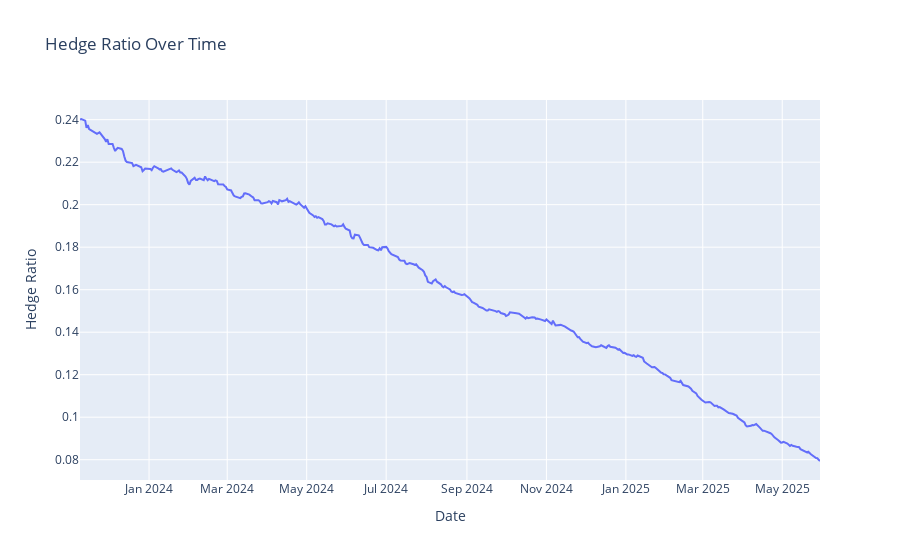
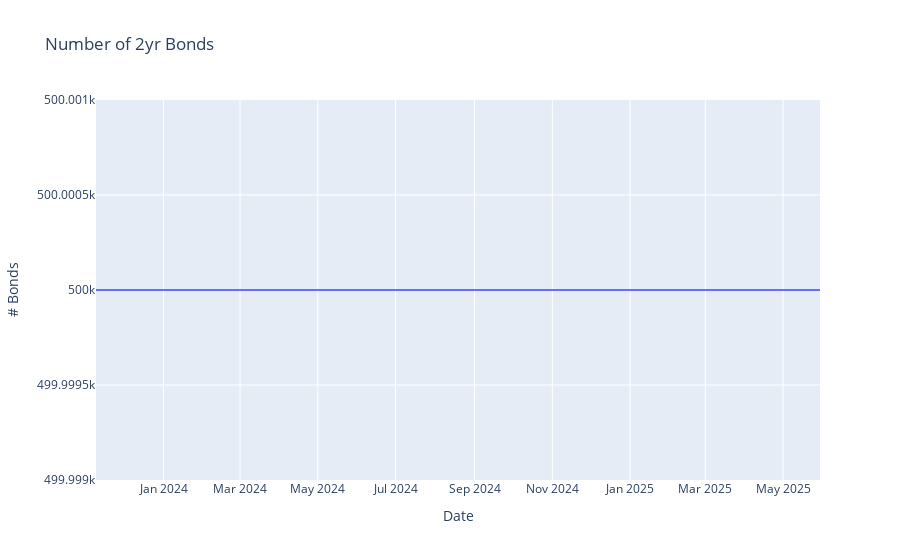
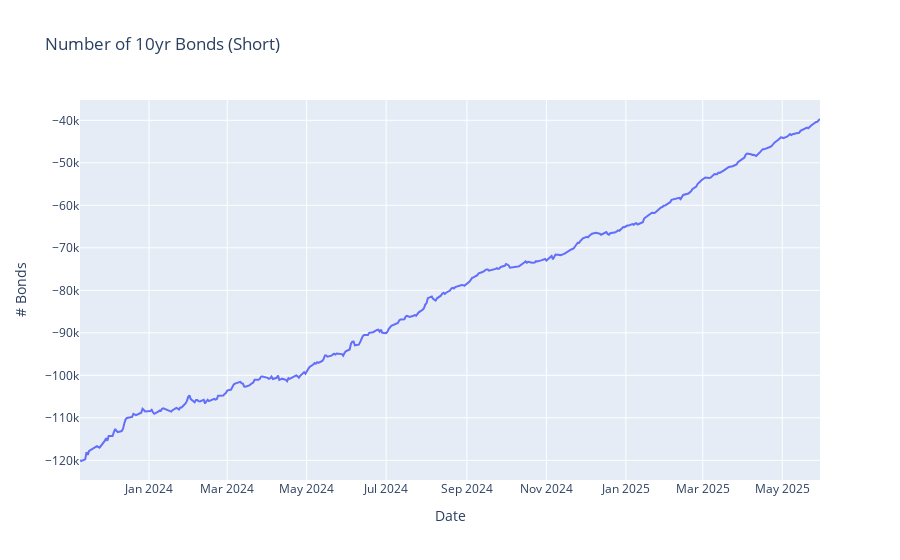

The code cell stored with these charts, in order, in its notebook:
### Markdown cell above
# 1.2

### Code cell
positions = (
    dirty.select("quote date", BOND_2Y, BOND_10Y)
    .rename({BOND_2Y: "p_2y", BOND_10Y: "p_10y"})
    .join(
        duration.select("quote date", BOND_2Y, BOND_10Y)
        .rename({BOND_2Y: "d_2y", BOND_10Y: "d_10y"}),
        on="quote date",
    )
    .with_columns(
        n_2y=pl.lit(NOTIONAL_LONG / FACE_VALUE),
    )
    .with_columns(
        hedge_ratio=(pl.col("d_2y") * pl.col("p_2y")) / (pl.col("d_10y") * pl.col("p_10y")),
    )
    .with_columns(
        n_10y=-pl.col("hedge_ratio") * pl.col("n_2y"),
    )
)

fig = go.Figure()
fig.add_trace(go.Scatter(x=positions["quote date"], y=positions["hedge_ratio"], name="Hedge Ratio"))
fig.update_layout(title="Hedge Ratio Over Time", xaxis_title="Date", yaxis_title="Hedge Ratio")
fig.show()

fig = go.Figure()
fig.add_trace(go.Scatter(x=positions["quote date"], y=positions["n_2y"], name="2yr Bonds"))
fig.update_layout(title="Number of 2yr Bonds", xaxis_title="Date", yaxis_title="# Bonds")
fig.show()

fig = go.Figure()
fig.add_trace(go.Scatter(x=positions["quote date"], y=positions["n_10y"], name="10yr Bonds"))
fig.update_layout(title="Number of 10yr Bonds (Short)", xaxis_title="Date", yaxis_title="# Bonds")
fig.show()

print(positions.tail(1))

### Figure 1 — Plotly figure (JSON) as saved in the notebook; plotly's stock layout.template omitted (floating-point values rounded to 4 significant figures; data arrays with more than 128 entries replaced by an {"elided": "..."} marker saying what was removed)
{"data": [{"name": "Hedge Ratio", "type": "scatter", "x": {"elided": "388 str values"}, "y": {"elided": "388 float values"}}], "layout": {"title": {"text": "Hedge Ratio Over Time"}, "xaxis": {"title": {"text": "Date"}}, "yaxis": {"title": {"text": "Hedge Ratio"}}}}

### Figure 2 — Plotly figure (JSON) as saved in the notebook; plotly's stock layout.template omitted (floating-point values rounded to 4 significant figures; data arrays with more than 128 entries replaced by an {"elided": "..."} marker saying what was removed)
{"data": [{"name": "2yr Bonds", "type": "scatter", "x": {"elided": "388 str values"}, "y": {"elided": "388 float values"}}], "layout": {"title": {"text": "Number of 2yr Bonds"}, "xaxis": {"title": {"text": "Date"}}, "yaxis": {"title": {"text": "# Bonds"}}}}

### Figure 3 — Plotly figure (JSON) as saved in the notebook; plotly's stock layout.template omitted (floating-point values rounded to 4 significant figures; data arrays with more than 128 entries replaced by an {"elided": "..."} marker saying what was removed)
{"data": [{"name": "10yr Bonds", "type": "scatter", "x": {"elided": "388 str values"}, "y": {"elided": "388 float values"}}], "layout": {"title": {"text": "Number of 10yr Bonds (Short)"}, "xaxis": {"title": {"text": "Date"}}, "yaxis": {"title": {"text": "# Bonds"}}}}
